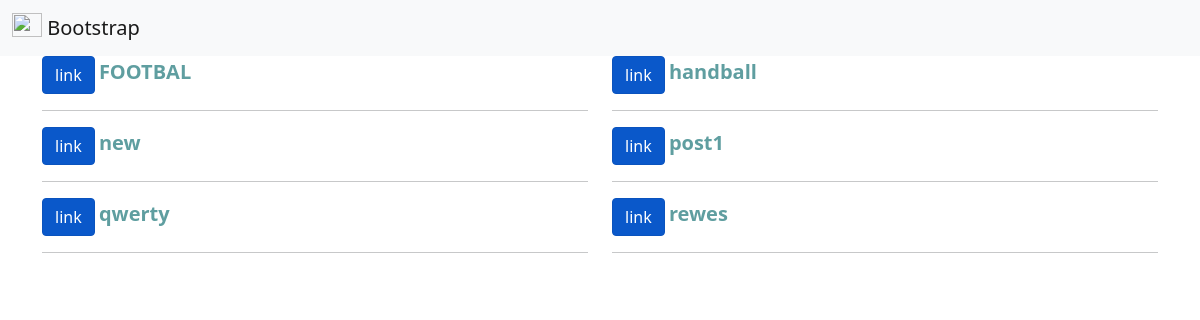
/articles/, run on an earlier commit of the app's database.
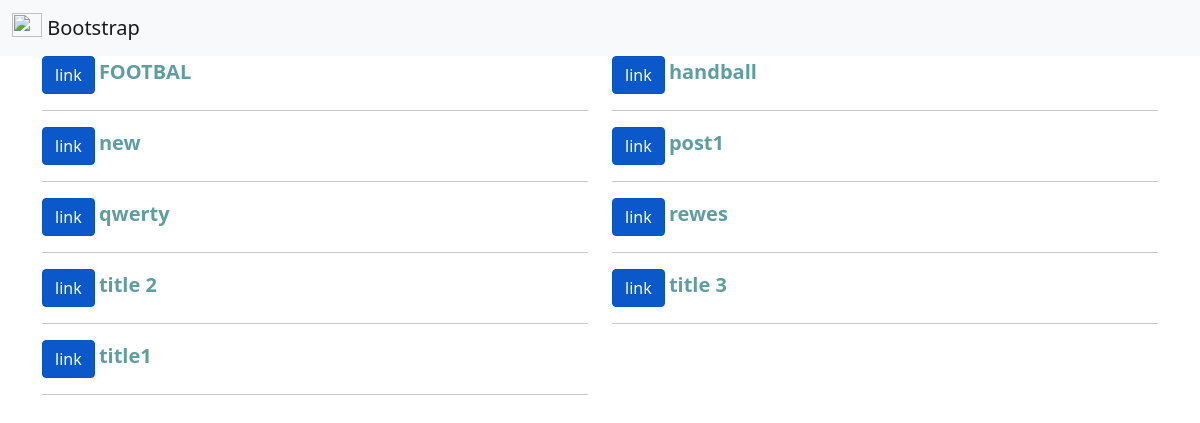
And on a later commit of the database.
### home/models.py (models this page shows, shortened)
class Article(models.Model):
    title = models.CharField(max_length=50)
    content = models. TextField()
    author = models.ForeignKey(User, on_delete=models.SET_NULL, null=True, blank=True)

### home/views.py (the view)
# urls.py: path('articles/', views.ArticleListView.as_view(), name="articles"),
class ArticleListView(ListView):
    model = Article
    template_name = "article.html"
    ordering = "title"
    context_object_name = "articles"

### templates/article.html (shortened to what this page needs)
{% load static %}
<!DOCTYPE html>
<html lang="en">
<head>
</head>
<link rel="stylesheet" href="{% static 'main.css' %}">
<body>
    <nav class="navbar navbar-light bg-light">
        <div class="container-fluid">
            <a class="navbar-brand" href="#">
                <img src="https://getbootstrap.com/docs/5.0/assets/brand/bootstrap-logo.svg" alt="" width="30" height="24" class="d-inline-block align-top">
                Bootstrap
            </a>
        </div>
    </nav>
    <div class="container">
        <div class="row">
            {% for article in articles %}
                <div class="col-6">
                    <a type="button" class="btn btn-primary active" data-bs-toggle="button" autocomplete="off" aria-pressed="true" href="{{ article.pk }}">
                        link
                    </a>
                    <b>{{ article.title }}</b> <br>
                    <hr>
                </div>
            {% endfor %}
        </div>
    </div>
</body>
<link href="https://cdn.jsdelivr.net/npm/bootstrap@5.0.0-beta1/dist/css/bootstrap.min.css" rel="stylesheet">
</html>

What changed in the data, as far as the page shows it:
added Article: title "title 2"
added Article: title "title 3"
added Article: title "title1"
